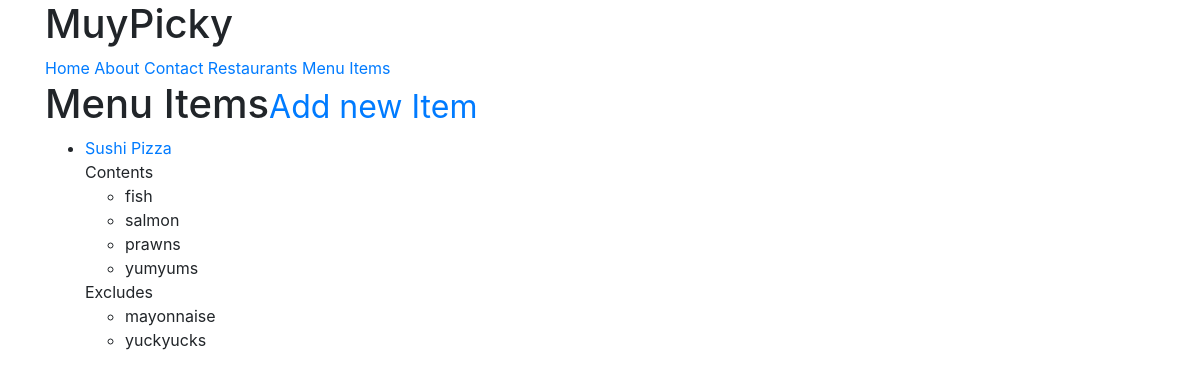
Before: /items/ (signed in) with the older database file.
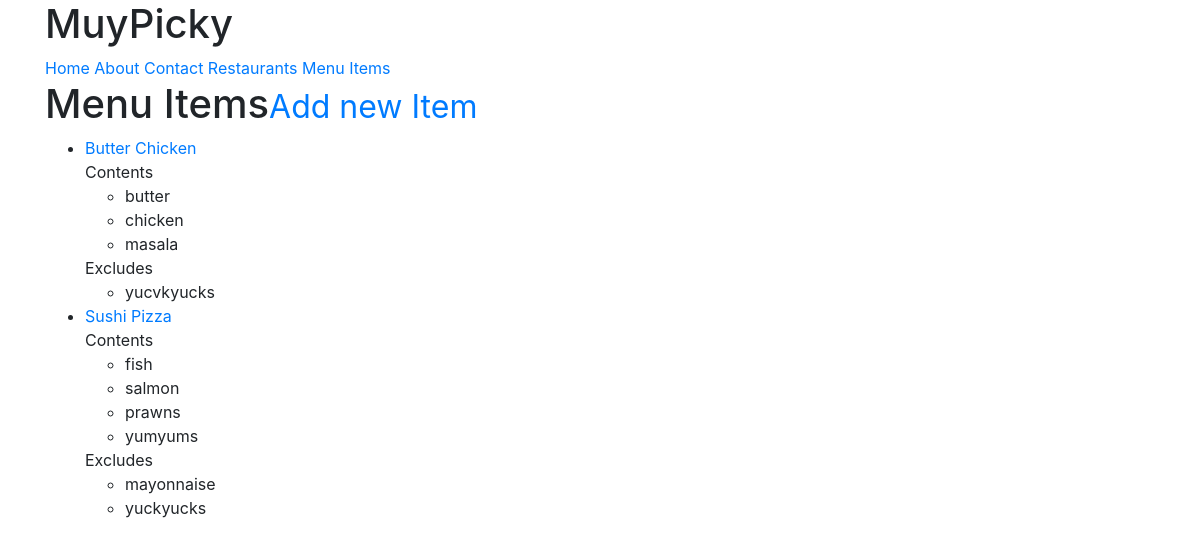
After: the same page with the newer database file.
### menus/models.py (models this page shows, shortened)
class Item(models.Model):
	user = models.ForeignKey(settings.AUTH_USER_MODEL)
	restaurant = models.ForeignKey(RestaurantLocation)
	name = models.CharField(max_length=120)
	contents = models.TextField(help_text='seperate each item by coma')
	excludes = models.TextField(help_text='seperate each item by coma', blank=True, null=True)
	public = models.BooleanField(default=True)
	timestamp = models.DateTimeField(auto_now_add=True)
	updated = models.DateTimeField(auto_now=True)
	def get_absolute_url(self):
		return reverse('menus:detail', kwargs={'pk': self.pk})
	class Meta:
		ordering = ['-updated', '-timestamp']
	def get_contents(self):
		return self.contents.split(",")
	def get_excludes(self):
		return self.excludes.split(",")

### menus/views.py (the view)
class ItemListView(ListView):
	def get_queryset(self):
		return Item.objects.filter(user=self.request.user)

### menus/templates/menus/item_list.html (shortened to what this page needs)
{% extends "base.html" %}
{% block content %}
<h1>Menu Items<small><a href="{% url 'menus:create' %}">Add new Item</a></small></h1>
<ul>
{% for obj in object_list %}
	<li> <a href="{{ obj.get_absolute_url }}">{{ obj.name }}</a>
	{% if obj.contents %}
	Contents
	<ul>
	{% for item in obj.get_contents %}
	<li>{{ item }}</li>
	{% endfor %}
	</ul>
	{% endif %}
	{% if obj.excludes %}
	Excludes
	<ul>
	{% for item in obj.get_excludes %}
	<li>{{ item }}</li>
	{% endfor %}
	</ul>
	{% endif %}
	</li>
	{% empty %}
	<li><a href="{% url 'menus:create' %}">Add new Item</a></li>
{% endfor %}
</ul>
{% endblock content %}

Changed rows visible on the page:
added Item: name "Butter Chicken", get_contents "butter" "chicken" "masala", get_excludes "yucvkyucks"
